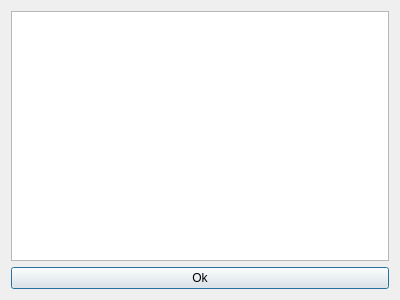
<?xml version="1.0" encoding="UTF-8"?>
<ui version="4.0">
 <class>ResultDetailDlg</class>
 <widget class="QDialog" name="ResultDetailDlg">
  <property name="geometry">
   <rect>
    <x>0</x>
    <y>0</y>
    <width>400</width>
    <height>300</height>
   </rect>
  </property>
  <property name="windowTitle">
   <string>Result details</string>
  </property>
  <layout class="QVBoxLayout" name="verticalLayout_2">
   <item>
    <layout class="QVBoxLayout" name="verticalLayout">
     <item>
      <widget class="QTableWidget" name="tableWidget"/>
     </item>
     <item>
      <widget class="QPushButton" name="okButton">
       <property name="text">
        <string>Ok</string>
       </property>
      </widget>
     </item>
    </layout>
   </item>
  </layout>
 </widget>
 <resources/>
 <connections>
  <connection>
   <sender>okButton</sender>
   <signal>clicked()</signal>
   <receiver>ResultDetailDlg</receiver>
   <slot>accept()</slot>
   <hints>
    <hint type="sourcelabel">
     <x>271</x>
     <y>277</y>
    </hint>
    <hint type="destinationlabel">
     <x>274</x>
     <y>-14</y>
    </hint>
   </hints>
  </connection>
 </connections>
</ui>
